Frame 1 (no input): blank canvas, image omitted
Frame 60 (no input): blank canvas, image omitted
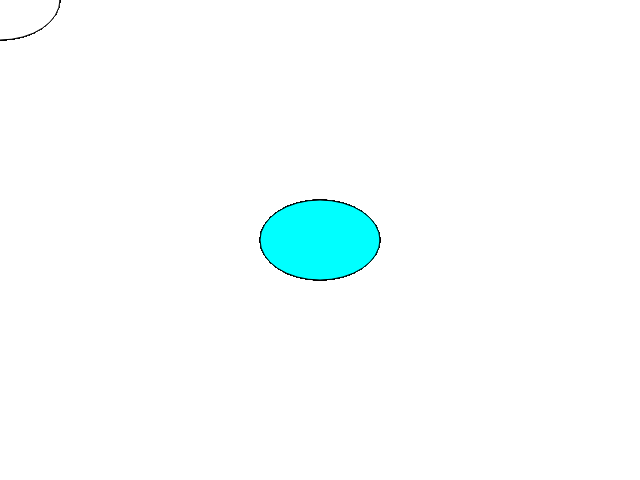
Frame 120 (the mouse pressed at the canvas centre since frame 60)

The p5.js sketch whose frames 1 and 60 were blank and that drew this single picture after the mouse press (run headless with seeded random() and noise() and a simulated clock; from frame 60 on, the mouse is pressed at the canvas centre):

// p5.js sketch
// ── sketch.js
function setup() {
  createCanvas(640, 480);
}

function draw() {
  if (mouseIsPressed) {
    fill(0, 255, 255);
  } else {
    fill(255);
  }
  ellipse(mouseX, mouseY, 120, 80);
}
